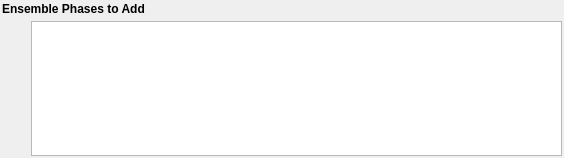
<?xml version="1.0" encoding="UTF-8"?>
<ui version="4.0">
 <class>EnsembleInfoCreationWidget</class>
 <widget class="QFrame" name="EnsembleInfoCreationWidget">
  <property name="geometry">
   <rect>
    <x>0</x>
    <y>0</y>
    <width>564</width>
    <height>158</height>
   </rect>
  </property>
  <layout class="QGridLayout" name="widgetLayout">
   <property name="leftMargin">
    <number>2</number>
   </property>
   <property name="topMargin">
    <number>2</number>
   </property>
   <property name="rightMargin">
    <number>2</number>
   </property>
   <property name="bottomMargin">
    <number>2</number>
   </property>
   <property name="spacing">
    <number>5</number>
   </property>
   <item row="1" column="0" colspan="2">
    <widget class="QLabel" name="label">
     <property name="styleSheet">
      <string notr="true">QLabel
{
font: 10pt &quot;Arial&quot;;
font-weight: bold;
}</string>
     </property>
     <property name="text">
      <string>Ensemble Phases to Add</string>
     </property>
    </widget>
   </item>
   <item row="2" column="1">
    <widget class="QTableView" name="ensemblePhasesTableView">
     <property name="sizePolicy">
      <sizepolicy hsizetype="Expanding" vsizetype="MinimumExpanding">
       <horstretch>0</horstretch>
       <verstretch>0</verstretch>
      </sizepolicy>
     </property>
     <property name="minimumSize">
      <size>
       <width>0</width>
       <height>100</height>
      </size>
     </property>
     <property name="maximumSize">
      <size>
       <width>16777215</width>
       <height>16777215</height>
      </size>
     </property>
     <property name="editTriggers">
      <set>QAbstractItemView::AllEditTriggers</set>
     </property>
     <property name="showDropIndicator" stdset="0">
      <bool>false</bool>
     </property>
     <property name="dragDropOverwriteMode">
      <bool>false</bool>
     </property>
     <property name="alternatingRowColors">
      <bool>true</bool>
     </property>
     <property name="verticalScrollMode">
      <enum>QAbstractItemView::ScrollPerPixel</enum>
     </property>
     <property name="horizontalScrollMode">
      <enum>QAbstractItemView::ScrollPerPixel</enum>
     </property>
     <property name="showGrid">
      <bool>false</bool>
     </property>
     <property name="wordWrap">
      <bool>false</bool>
     </property>
     <property name="cornerButtonEnabled">
      <bool>false</bool>
     </property>
     <attribute name="horizontalHeaderDefaultSectionSize">
      <number>250</number>
     </attribute>
     <attribute name="horizontalHeaderMinimumSectionSize">
      <number>100</number>
     </attribute>
     <attribute name="horizontalHeaderStretchLastSection">
      <bool>false</bool>
     </attribute>
     <attribute name="verticalHeaderVisible">
      <bool>false</bool>
     </attribute>
    </widget>
   </item>
   <item row="2" column="0">
    <layout class="QVBoxLayout" name="verticalLayout" stretch="0,0,0">
     <property name="leftMargin">
      <number>0</number>
     </property>
     <item>
      <widget class="QPushButton" name="addBtn">
       <property name="sizePolicy">
        <sizepolicy hsizetype="Fixed" vsizetype="Fixed">
         <horstretch>0</horstretch>
         <verstretch>0</verstretch>
        </sizepolicy>
       </property>
       <property name="minimumSize">
        <size>
         <width>24</width>
         <height>24</height>
        </size>
       </property>
       <property name="maximumSize">
        <size>
         <width>24</width>
         <height>24</height>
        </size>
       </property>
       <property name="toolTip">
        <string>Add Threshold Criteria</string>
       </property>
       <property name="statusTip">
        <string/>
       </property>
       <property name="whatsThis">
        <string/>
       </property>
       <property name="text">
        <string/>
       </property>
       <property name="icon">
        <iconset resource="../../../../../../../SIMPL/Resources/SIMPL.qrc">
         <normaloff>:/SIMPL/icons/images/add.png</normaloff>:/add.png</iconset>
       </property>
       <property name="iconSize">
        <size>
         <width>24</width>
         <height>24</height>
        </size>
       </property>
       <property name="flat">
        <bool>true</bool>
       </property>
      </widget>
     </item>
     <item>
      <widget class="QPushButton" name="deleteBtn">
       <property name="sizePolicy">
        <sizepolicy hsizetype="Fixed" vsizetype="Fixed">
         <horstretch>0</horstretch>
         <verstretch>0</verstretch>
        </sizepolicy>
       </property>
       <property name="minimumSize">
        <size>
         <width>24</width>
         <height>24</height>
        </size>
       </property>
       <property name="maximumSize">
        <size>
         <width>24</width>
         <height>24</height>
        </size>
       </property>
       <property name="toolTip">
        <string>Delete Threshold Criteria</string>
       </property>
       <property name="statusTip">
        <string/>
       </property>
       <property name="text">
        <string/>
       </property>
       <property name="icon">
        <iconset resource="../../../../../../../SIMPL/Resources/SIMPL.qrc">
         <normaloff>:/SIMPL/icons/images/delete_plain.png</normaloff>:/delete_plain.png</iconset>
       </property>
       <property name="iconSize">
        <size>
         <width>24</width>
         <height>24</height>
        </size>
       </property>
       <property name="flat">
        <bool>true</bool>
       </property>
      </widget>
     </item>
     <item>
      <spacer name="verticalSpacer">
       <property name="orientation">
        <enum>Qt::Vertical</enum>
       </property>
       <property name="sizeHint" stdset="0">
        <size>
         <width>20</width>
         <height>40</height>
        </size>
       </property>
      </spacer>
     </item>
    </layout>
   </item>
  </layout>
 </widget>
 <resources>
  <include location="../../../../../../../SIMPL/Resources/SIMPL.qrc"/>
 </resources>
 <connections/>
</ui>
